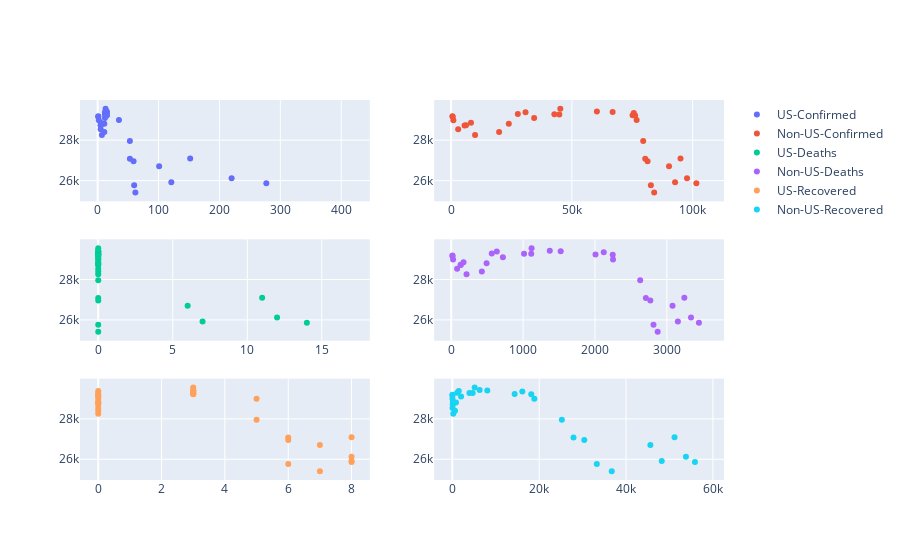

This figure's notebook cell:
### Code cell
fig = make_subplots(rows=3, cols=2)
for i, case_type in enumerate(['Confirmed', 'Deaths', 'Recovered']):
    for j, loc in enumerate(['US','Non-US']):
        plot_df = tidy_df[(tidy_df['Type']==case_type)&(tidy_df['US']==loc)]
        fig.add_trace(
            go.Scatter(x=plot_df['Count'], y=plot_df['Adj Close'], 
                       mode='markers', 
                       name="{}-{}".format(loc,case_type)
            ),
            row=i+1, col=j+1
        )
        
fig.show()
